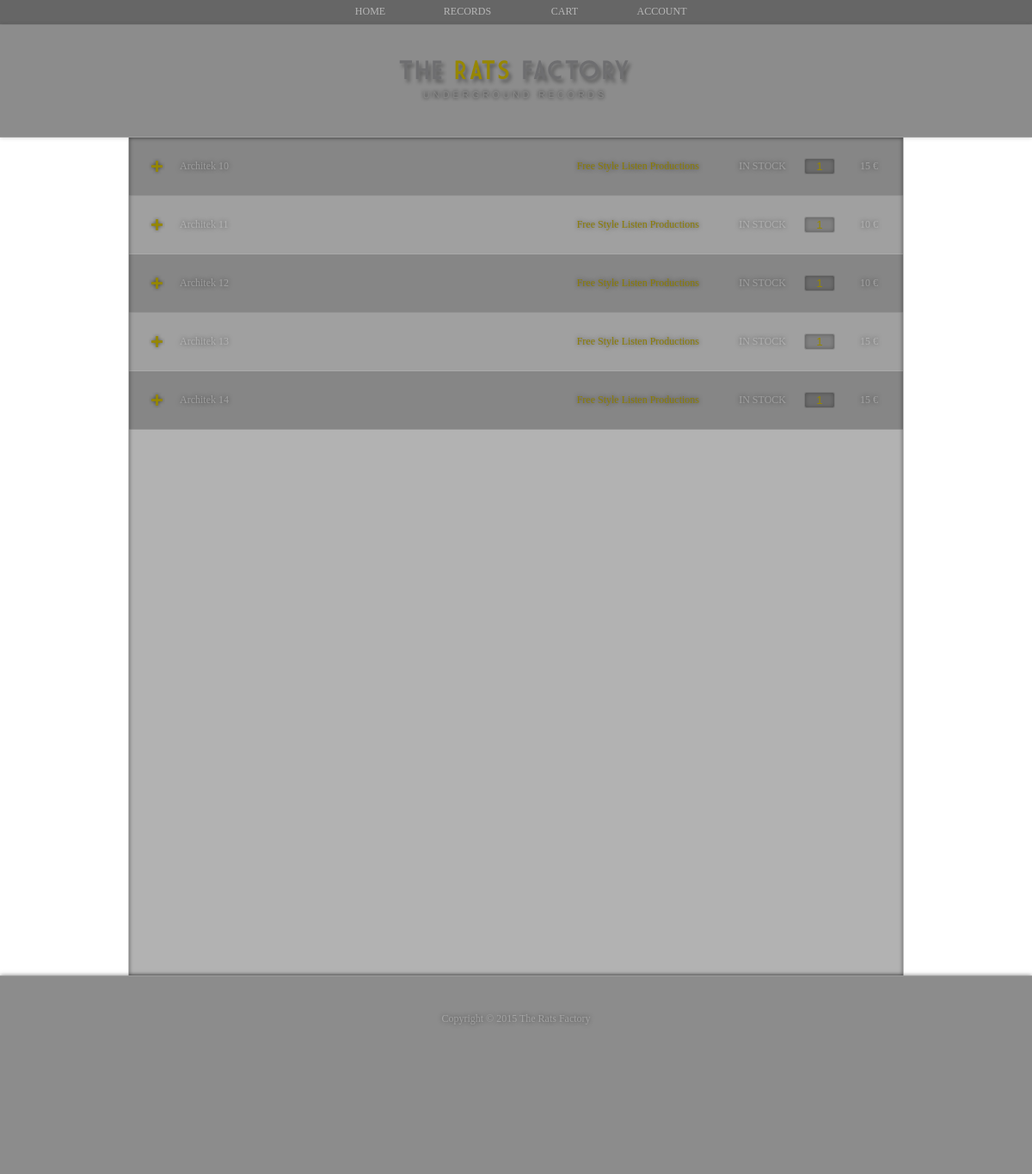
/index.php?nav=category&id=1, run on the app's committed database.
### tables this page shows
CREATE TABLE IF NOT EXISTS `ft_products` (
  `id` int(11) NOT NULL,
  `production` int(11) NOT NULL,
  `label` int(11) NOT NULL,
  `name` varchar(32) NOT NULL,
  `category` int(11) NOT NULL,
  `released` date NOT NULL,
  `added` date NOT NULL,
  `price` int(11) NOT NULL,
  `stock` int(11) NOT NULL,
  `track_a_one` varchar(32) NOT NULL,
  `artist_a_one` int(11) NOT NULL,
  `track_a_two` varchar(32) NOT NULL,
  `artist_a_two` int(11) NOT NULL,
  `track_b_one` varchar(32) NOT NULL,
  `artist_b_one` int(11) NOT NULL,
  `track_b_two` varchar(32) NOT NULL,
  `artist_b_two` int(11) NOT NULL
);

### core/SQL.php (called while the page is built)
<?php
	function SQLQuery($query)
	{
		$pong = array();
		$base = mysqli_connect('127.0.0.1', 'root', 'born2code', 'ft_minishop');
		$data = mysqli_query  ($base, $query);
		while ($buffer = mysqli_fetch_assoc($data))
		{
			$pong[] = $buffer;
		}
		return($pong);
	}
?>

### core/Tools.php (called while the page is built, shortened)
<?php
	function ft_production($id)
	{
		$query = "SELECT name FROM ft_productions WHERE id = '".$id."'";
		if ($data = SQLQuery($query))
		{
			return ($data[0]['name']);
		}
	}
	function ft_stock($stock)
	{
		if ($stock > 0)
		{
			return ('IN STOCK');
		}
		return ('OUT OF STOCK');
	}
?>

### views/categories.v.php (the view)
<div id="Category" class="page">
	<table><?php
			$type = 1;
			foreach ($data as $value)
			{
				echo'
				<tr class="row'.$type.'">
					<td class="icon">
						<a href="#" alt="#">
							<img src="core/webdesigns/ft_minishop/plus.png" alt="#" title="#" />
						</a>
					</td>
					<td class="name">
						<a href="index.php?nav=records&id='.$value['id'].'" alt="#">
							'.$value['name'].'
						</a>
					</td>
					<td class="production">'.$value['production'].'</td>
					<td class="stock"     >'.$value['stock'		].'</td>
					<td class="quantity">
						<input type="text" name="quantity" value="1">
					</td>
					<td class="price">'.$value['price'].' €</td>
				</tr>';
				$type = !$type;
			}
	?></table>
</div>

### index.php (shortened to what this page needs)
<!DOCTYPE html>
<html>
	<head>
		<link rel="stylesheet" href="core/webdesigns/ft_minishop.css">
	</head>
	<body>
		<div id="Navigation">
			<div class="content">
				<ul id="menu">
					<li>
						<a class="title" href="index.php?nav=home">HOME</a>
					</li>
					<li>
						<a class="title" href="#">RECORDS</a>
					</li>
					<li>
						<a class="title" href="index.php?nav=cart">CART</a>
					</li>
					<li>
						<a class="title" href="#">ACCOUNT</a>
					</li>
				</ul>
			</div>
		</div>
		<div id="Header">
			<div class="content">
			</div>
		</div>
		<div id="Content" class="content">
			<?php
				if (isset($_GET['nav']))
				{
					if		($_GET['nav'] == "home"	   ) {include('controllers/home.c.php'	    );}
					else if ($_GET['nav'] == "records" ) {include('controllers/records.c.php'   );}
					else if ($_GET['nav'] == "category") {include('controllers/categories.c.php');}
					else if ($_GET['nav'] == "cart"	   ) {include('controllers/cart.c.php'	    );}
					else if ($_GET['nav'] == "account" ) {include('controllers/account.c.php'   );}
					else								 {include('controllers/home.c.php'	    );}
				}
				else									 {include('controllers/home.c.php'	    );}
			?>
		</div>
		<div id="Footer">
			<div class="content">
				<p>Copyright © 2015 The Rats Factory</p>
			</div>
		</div>
	</body>
</html>

### controllers/categories.c.php
<?php
	include('core/SQL.php'  );
	include('core/Tools.php');
	if (isset($_GET['id']) && is_numeric($_GET['id']))
	{
		$query = "SELECT * FROM ft_products WHERE category = '".$_GET['id']."'ORDER BY name";
		if ($data = SQLQuery($query))
		{
			for ($i = 0; $i < sizeof($data); $i++)
			{
				$data[$i]['production'] = ft_production($data[$i]['production']);
				$data[$i]['stock'     ] = ft_stock     ($data[$i]['stock'     ]);
			}
			include('views/categories.v.php');
		}
	}
	else
	{
		header('Location: index.php?nav=home');
	}
?>

### core/webdesigns/ft_minishop.css (style rules this page uses)
html { background: url('ft_minishop/background.png'); }
body { margin: 0; font-family: verdana; font-size: 12px; color: rgba(255, 255, 255, 0.3); }
a { color: rgba(255, 255, 255, 0.3); text-decoration: none; transition: 0.5s color; }
#Content { height: 975px; background: rgba(0, 0, 0, 0.3); box-shadow: inset 0 0 5px rgba(0, 0, 0, 0.5); border-left: 1px solid rgba(255, 255, 255, 0.15); border-right: 1px solid rgba(255, 255, 255, 0.15); }
.content { width: 900px; margin: auto; }
#Footer { height: 230px; background: rgba(0, 0, 0, 0.45); border-top: 1px solid rgba(255, 255, 255, 0.15); box-shadow: 0 0 5px rgba(0, 0, 0, 0.5); text-align: center; }
#Footer .content { width: 900px; margin: auto; padding-top: 42px; color: rgba(255, 255, 255, 0.3); text-shadow: 0 0 5px rgba(0, 0, 0, 0.5); }
#Footer p { margin: 0; }
#Header { background: rgba(0, 0, 0, 0.45); border-bottom: 1px solid rgba(255, 255, 255, 0.15); box-shadow: 0 0 5px rgba(0, 0, 0, 0.2); }
#Header .content { height: 130px; background: url('ft_minishop/header.png'); }
#Navigation { background: rgba(0, 0, 0, 0.6); border-bottom: 1px solid rgba(255, 255, 255, 0.2); }
#menu a { text-decoration: none; text-shadow: 0 0 0; display:block; color: rgba(255, 255, 255, 0.3); transition: 0.5s color; }
#menu { text-align: center; padding: 0; margin: 0; }
#menu > li, #menu > li li { width: 110px; padding: 6px 0 7px 0; position: relative; display: inline-block; list-style: none; text-align: center; transition: 0.5s background; }
#Category td { border-bottom: 1px solid rgba(255, 255, 255, 0.1); }
#Category td.name { padding: 26px 17px 26px 17px; }
#Category td.icon { width: 19px; padding: 0 0 0 23px; }
#Category td.icon img { width: 19px; height: 19px; position: relative; top: 2px; }
#Category table { width: 100%; border-collapse: collapse; }
#Category td.stock { width: 100px; text-align: right; padding-right: 20px; }
#Category td.production { color: rgb(140, 125, 0); padding: 0 0 0 15px; text-align: right; }
#Category td.price { width: 48px; text-align: right; padding-right: 29px; }
#Category td.quantity { width: 30px; }
#Category td.quantity input { width: 30px; color: rgb(150, 135, 0); background: rgba(0, 0, 0, 0.2); border-radius: 3px; border: 1px solid rgba(255, 255, 255, 0.1); box-shadow: inset 0 0 5px rgba(0, 0, 0, 0.3); text-align: center; }
.row { background: rgba(0, 0, 0, 0.1); text-shadow: 0 0 5px rgba(0, 0, 0, 0.5); }
.row1 { background: rgba(0, 0, 0, 0.25); text-shadow: 0 0 5px rgba(0, 0, 0, 0.5); }

### data on the page
ft_products: name "Architek 10", production "Free Style Listen Productions", stock "IN STOCK", price "15"
ft_products: name "Architek 11", production "Free Style Listen Productions", stock "IN STOCK", price "10"
ft_products: name "Architek 12", production "Free Style Listen Productions", stock "IN STOCK", price "10"
ft_products: name "Architek 13", production "Free Style Listen Productions", stock "IN STOCK"
ft_products: name "Architek 14", production "Free Style Listen Productions", stock "IN STOCK", price "15"
